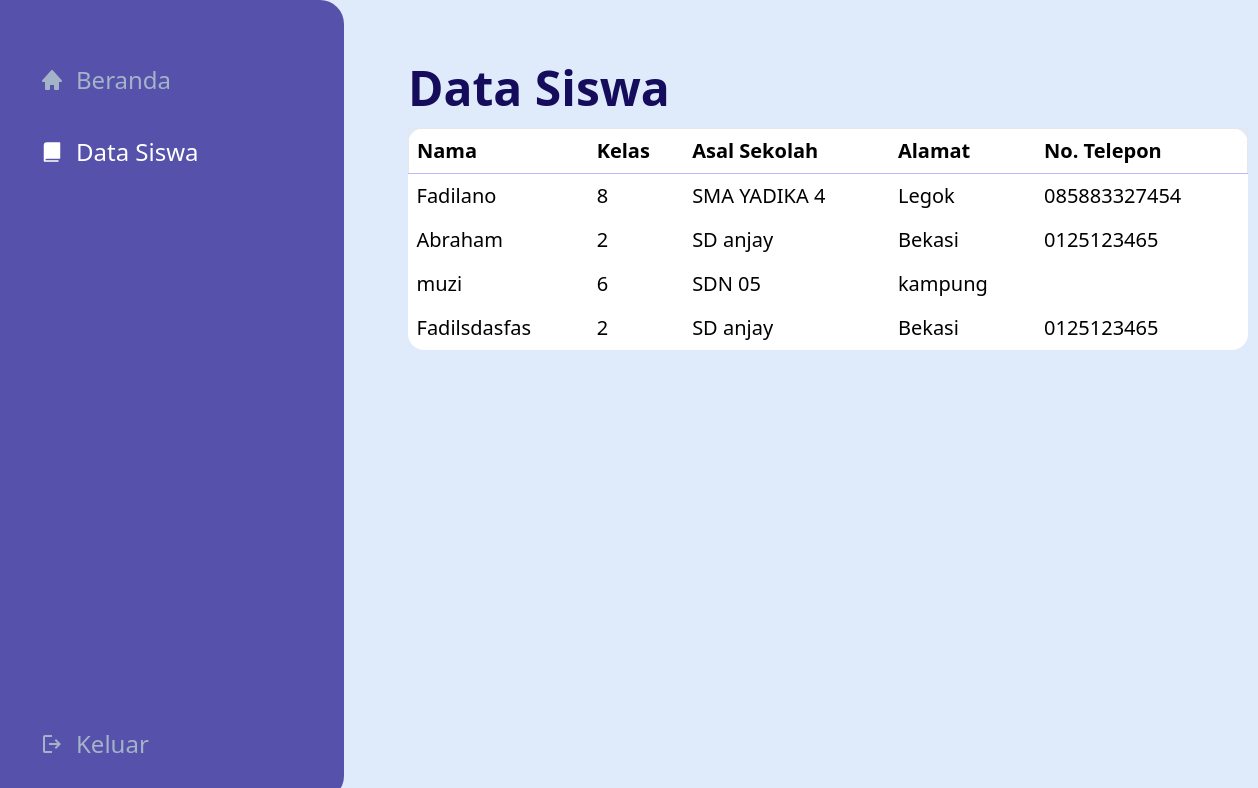
Screenshot of /admin_dataSiswa.php with the database file from the repository.
### tables this page shows
CREATE TABLE `tbl_datasiswa` (
  `id_siswa` int(10) NOT NULL,
  `nama` varchar(30) NOT NULL,
  `kelas` varchar(15) NOT NULL,
  `sekolah` varchar(30) NOT NULL,
  `alamat` varchar(35) NOT NULL,
  `telepon` char(13) NOT NULL
);

### src/admin_dataSiswa.php (the view, shortened to what this page needs)
<?php
require 'connection.php';
?>
<!doctype html>
<html>
<head>
  <link href="css/output.css" rel="stylesheet">
</head>
<body class="bg-[#DFEBFB] h-screen flex ">
    <header class="bg-[#5651AB] w-[344px] rounded-r-3xl flex flex-col justify-between items-start ">
      <nav class="">
          <ul class="text-[#A4B3C7] text-2xl">
                <li class="m-10 mt-16 flex gap-3 active:text-white hover:text-white  items-center">
                    <a class="active:text-white" href="admin_home.php">Beranda</a>
                </li>
                <li class="m-10 flex gap-3 active:text-white text-white  items-center">
                    <svg xmlns="http://www.w3.org/2000/svg" width="1em" height="1em" viewBox="0 0 256 256"><path fill="currentColor" d="M216 32v160a8 8 0 0 1-8 8H72a16 16 0 0 0-16 16h136a8 8 0 0 1 0 16H48a8 8 0 0 1-8-8V56a32 32 0 0 1 32-32h136a8 8 0 0 1 8 8"/></svg>
                    <a href="admin_dataSiswa.php">Data Siswa</a>
                </li>
            </ul>
        </nav>
        <div class="text-[#A4B3C7] hover:text-white text-2xl m-10 flex gap-3 items-center">
            <svg xmlns="http://www.w3.org/2000/svg" width="1em" height="1em" viewBox="0 0 24 24"><path fill="currentColor" d="M5 21q-.825 0-1.412-.587T3 19V5q0-.825.588-1.412T5 3h7v2H5v14h7v2zm11-4l-1.375-1.45l2.55-2.55H9v-2h8.175l-2.55-2.55L16 7l5 5z"/></svg>
            <a href="<?php $_SERVER['PHP_SELF']; ?>">Keluar</a>
        </div>
    </header>
    <main class="p-16 w-[841px]">
        <h1 class="mb-4 text-5xl font-bold text-[#150D5C]">Data Siswa</h1>
        <table class="table-auto bg-white text-xl w-[840px] rounded-2xl  ">
            <thead>
                <tr class="border border-b-violet-300" >
                    <th class="p-2 text-left">Nama</th>
                    <th class="p-2 text-left">Kelas</th>
                    <th class="p-2 text-left">Asal Sekolah</th>
                    <th class="p-2 text-left">Alamat</th>
                    <th class="p-2 text-left">No. Telepon</th>
                </tr>
            </thead>
            <?php
                $queryData= mysqli_query($con,"SELECT * FROM tbl_datasiswa");
                while ($data= mysqli_fetch_array($queryData)){?>
            <tbody class="">
                <tr>
                    <td class="p-2 "><?= $data['nama'] ?></td>
                    <td class="p-2 "><?= $data['kelas'] ?></td>
                    <td class="p-2 "><?= $data['sekolah'] ?></td>
                    <td class="p-2 "><?= $data['alamat'] ?></td>
                    <td class="p-2 "><?= $data['telepon'] ?></td>
                </tr>
                <?php } ?>
            </tbody>
        </table>
    </main>
</body>
</html>

### rows the page displays
tbl_datasiswa: nama "Fadilano", kelas "8", sekolah "SMA YADIKA 4", alamat "Legok", telepon "085883327454"
tbl_datasiswa: nama "Abraham", kelas "2", sekolah "SD anjay", alamat "Bekasi", telepon "0125123465"
tbl_datasiswa: nama "muzi", kelas "6", sekolah "SDN 05", alamat "kampung"
tbl_datasiswa: nama "Fadilsdasfas", kelas "2", sekolah "SD anjay", alamat "Bekasi", telepon "0125123465"
